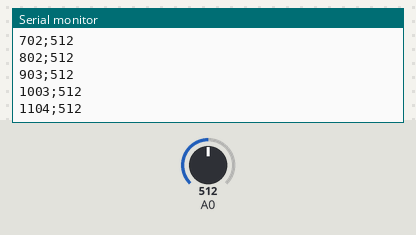
The sketch below on a simulated Arduino Uno, built with avr-gcc and run on an emulated ATmega328P. Parts: the last lines printed to the serial monitor. Inputs (shaded band) come from the test bench; at power-on: A0 = 512.

Above: at 1.2 s.
1.3 s: A0 set to 716
At 1.31 s:
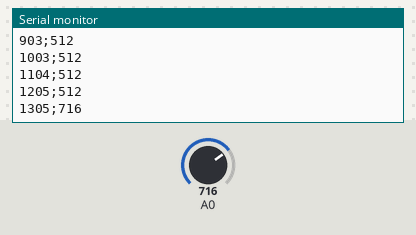
2.8 s: A0 set to 900
At 2.82 s:
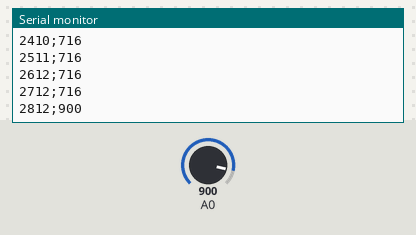
Timing chart, 0 to 5.8 s (numbered marks = the images above; inputs shaded):
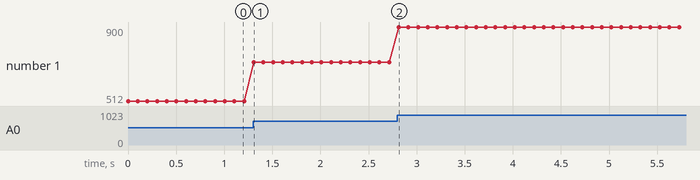

Measured:
- after the input at 1.3 s, the serial monitor: prints a new line at once (image 1)
- plotted number 1: 512 → 716 after the input at 1.3 s

The sketch:

potentiometre2.ino
```cpp
void setup()
  {
  Serial.begin(9600);
  }

void loop()
  {
  Serial.print(millis()) ;
  Serial.print(";") ;
  Serial.println(analogRead(A0)) ;
  delay(100);
  }
```
